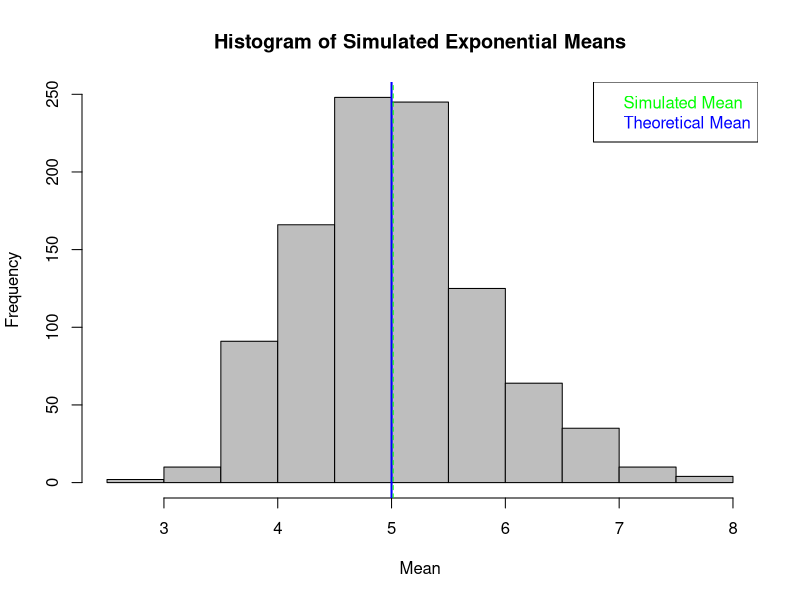
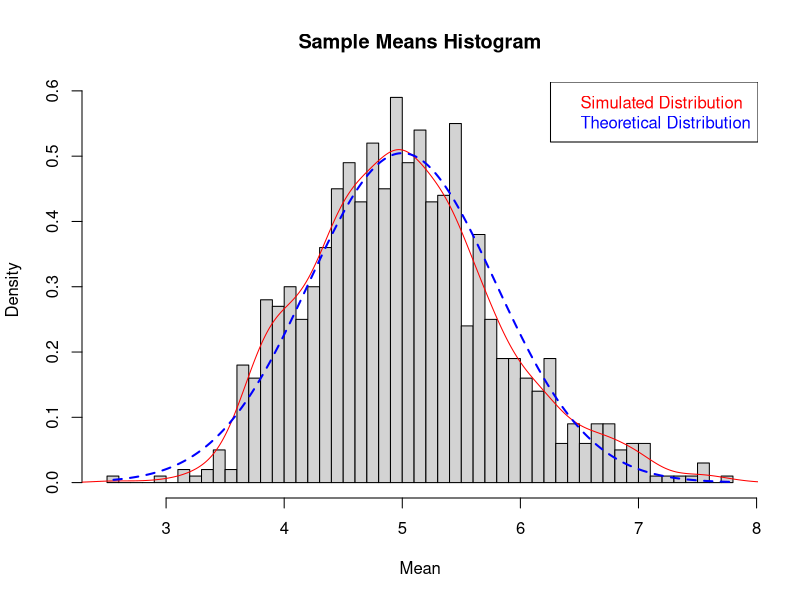

The R source for these figures, in order:
## ---- chunk 1
set.seed(3032)
lambda <- 0.2
mean=1/lambda
n<-40
nosims<-1000
data=rexp(n*nosims, lambda)
## ---- chunk 2
exD<- matrix(data,nrow=nosims)
exDmean<-apply(exD,1,mean)
##The sample mean of the simulated mean will be:
mean(exDmean)
##while the theoretical mean is 1 over lambda, which is:
print(mean)
## ---- chunk 3
hist(exDmean, xlab="Mean", main="Histogram of Simulated Exponential Means", col="grey")
legend("topright", c("Simulated Mean", "Theoretical Mean"), text.col=c("green", "blue"))
abline(v=mean, col="blue", lwd=2)
abline(v=mean(exDmean),col="green", lty=2)
## ---- chunk 4
exDsd<- sd(exDmean)
##The sample standard distribution of the simulation will be:
print(exDsd)
##while the standard distribution of the theoretical value will be
sd<-(1/lambda)/sqrt(n)
##To answer the question, we will have to find variance by applying the formula v=sd^2
var<- exDsd^2
print(var)
tvar<- sd^2
print(tvar)
## ---- chunk 5
hist(exDmean, breaks=40, prob=T,
     main="Sample Means Histogram", xlab="Mean")

##After drawing the histogram of the mean, showing more counts of the means than the above histogram, we will fill it with the ext-rapolated distribution lines, for both the sample as well as the theoretical.

lines(density(exDmean), col="red")

xfit<- seq(min(exDmean), max(exDmean), length=250)
yfit<- dnorm(xfit, mean, sd)
lines(xfit, yfit, pch=30,col="blue",lty=2, lwd=2)
legend("topright", c("Simulated Distribution", "Theoretical Distribution"), text.col=c("red", "blue"))

